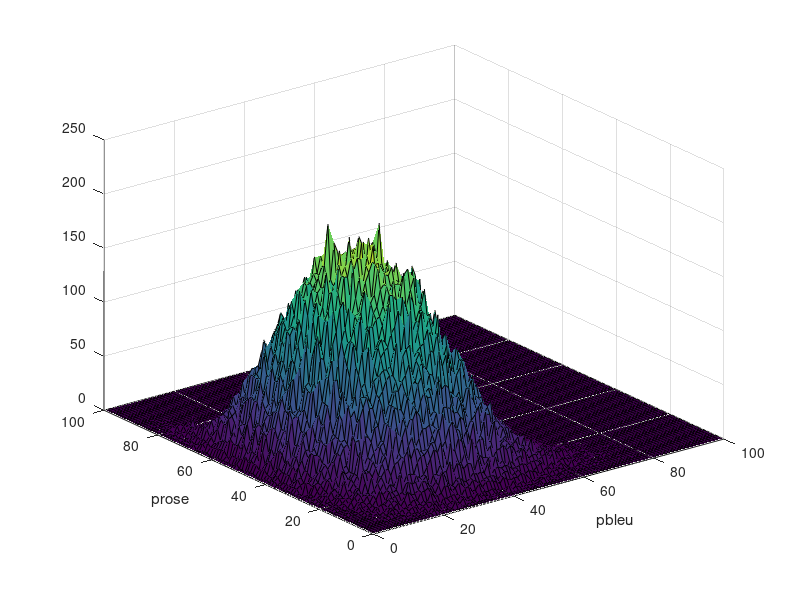

The MATLAB script that drew this image:
M = zeros(101,101);
for p_rose=0:100
for p_bleu=0:100
if(p_rose + p_bleu <=100) %On exclue les valeur de proba impossible
p_vert = 100 - p_rose - p_bleu
Bonbons = rand(1000, 15)*100;
nombre_rose = sum(Bonbons<p_rose, 2);
nombre_bleu = sum(Bonbons>=p_rose & Bonbons < p_rose + p_bleu, 2);
nombre_vert = sum(Bonbons >= p_rose + p_bleu, 2);
Nombre_Bonbon = [nombre_rose nombre_bleu nombre_vert];
total = sum(ismember(Nombre_Bonbon, [4 5 6], 'rows')) +sum(ismember(Nombre_Bonbon, [3 4 8], 'rows')) +sum(ismember(Nombre_Bonbon, [7 2 6], 'rows')) +sum(ismember(Nombre_Bonbon, [5 3 7], 'rows')) +sum(ismember(Nombre_Bonbon, [6 3 6], 'rows'));
M(p_rose+1, p_bleu+1) = total;
end
end
end
prose = 0:100;
pbleu = 0:100;
surf(0:100, 0:100, M); %Attention, le premier axe represente l'axe des x, donc les
%colonnes, donc pbleu
%surf utilise une representation x,y tandis que M a ete remplie avec une
%representation
%ligne,colonne
xlabel('pbleu');
ylabel('prose');